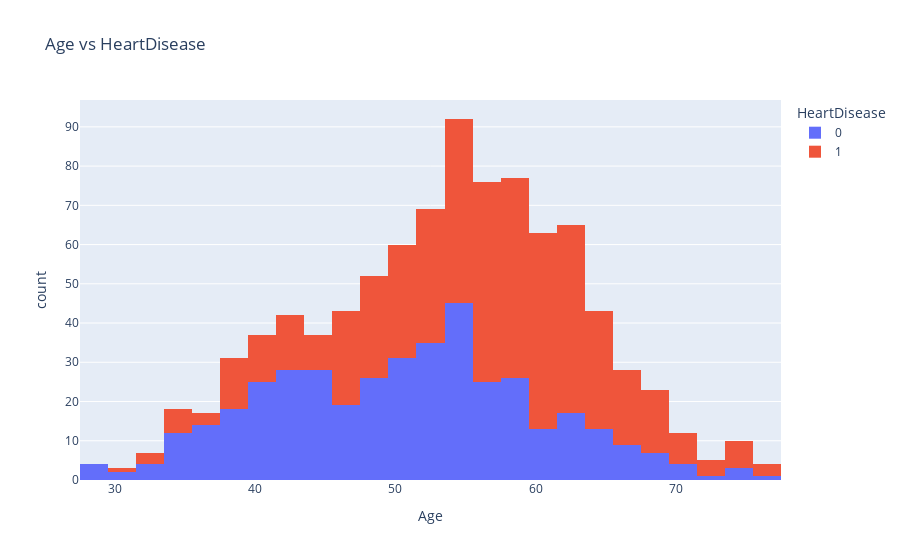

The cell this chart's notebook holds for it:
### Code cell
fig = px.histogram(df, 'Age',             
                   color="HeartDisease",histfunc="count",
                   title="Age vs HeartDisease")

fig.show()

### Figure 1 — Plotly figure (JSON) as saved in the notebook; plotly's stock layout.template omitted (floating-point values rounded to 4 significant figures; data arrays with more than 128 entries replaced by an {"elided": "..."} marker saying what was removed)
{"data": [{"alignmentgroup": "True", "bingroup": "x", "histfunc": "count", "hovertemplate": "HeartDisease=0<br>Age=%{x}<br>count=%{y}<extra></extra>", "legendgroup": "0", "marker": {"color": "#636efa", "pattern": {"shape": ""}}, "name": "0", "offsetgroup": "0", "orientation": "v", "showlegend": true, "type": "histogram", "x": {"elided": "410 int values"}, "xaxis": "x", "yaxis": "y"}, {"alignmentgroup": "True", "bingroup": "x", "histfunc": "count", "hovertemplate": "HeartDisease=1<br>Age=%{x}<br>count=%{y}<extra></extra>", "legendgroup": "1", "marker": {"color": "#EF553B", "pattern": {"shape": ""}}, "name": "1", "offsetgroup": "1", "orientation": "v", "showlegend": true, "type": "histogram", "x": {"elided": "508 int values"}, "xaxis": "x", "yaxis": "y"}], "layout": {"barmode": "relative", "legend": {"title": {"text": "HeartDisease"}, "tracegroupgap": 0}, "title": {"text": "Age vs HeartDisease"}, "xaxis": {"anchor": "y", "domain": [0, 1], "title": {"text": "Age"}}, "yaxis": {"anchor": "x", "domain": [0, 1], "title": {"text": "count"}}}}
